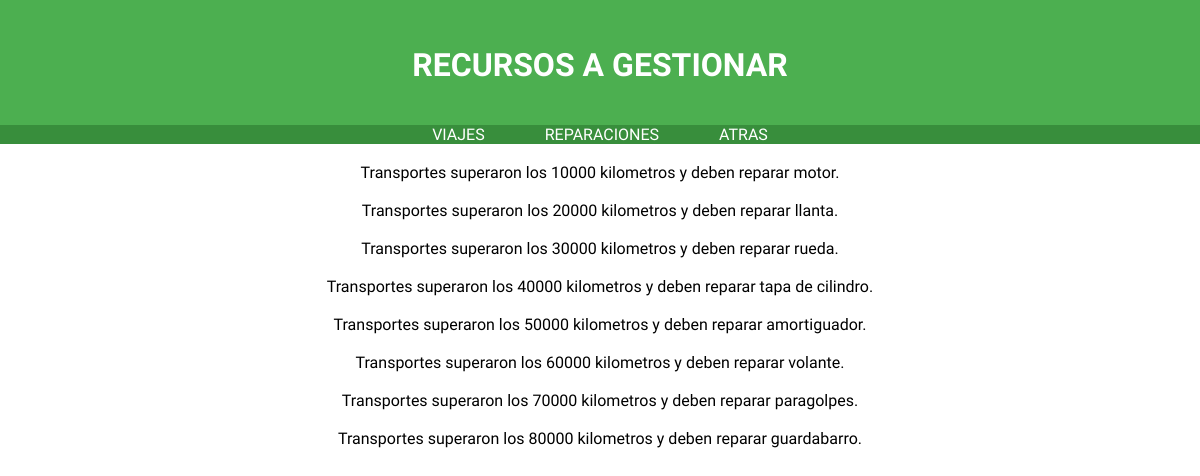
Screenshot of /Web/php/SUPERVISOR/registrar_datos_sup.php with the database file from the repository.
### tables this page shows
create table if not exists alarmas
	(id_alarmas int primary key,
     id_repuesto int,
     constraint id_repuesto_fk foreign key (id_repuesto) references repuesto (id_repuesto)
     ON DELETE CASCADE
	 ON UPDATE CASCADE,    
	 kilometros double
     );

create table if not exists repuesto
	(id_repuesto int primary key,
     descripcion varchar(20),
     costo double
);

### Web/php/rutas.php (called while the page is built, shortened)
<?php
	$supervisor_home = "SUPERVISOR/supervisor_home.php";
		$viajes_datos = "viajes_datos.php";
		$reparacion_datos ="reparacion_datos.php";
?>

### Web/php/SUPERVISOR/registrar_datos_sup.php (the view, shortened to what this page needs)
<html>
	<head>
	<?php include ('../rutas.php'); ?>
	</head>
	<body>
		<div id='divHeader_supervisor'>
			<h1> RECURSOS A GESTIONAR</h1>
		</div>
			<nav id='divNav_supervisor'>
				<ul>
       			    <li> <a href="./<?php echo $viajes_datos ?>">VIAJES</a></li>
            		<li><a href="./<?php echo $reparacion_datos?>">REPARACIONES</a></li>
					<li> <a href="./<?php echo $supervisor_home?>">ATRAS</a></li>
				</ul>
			</nav>
		<div id="divContenedor">
			<?PHP
			$consulta_alarmas = mysql_query ("select R.descripcion des, A.kilometros km, A.id_alarmas id
												from alarmas A inner join
												repuesto R on A.id_repuesto = R.id_repuesto
											  ") or die ("no consulta alarmas");
			if($consulta_alarmas!=NULL){
					if(mysql_num_rows($consulta_alarmas)>0){
							while($row=mysql_fetch_array($consulta_alarmas)){
								echo "<br>";
									echo "Transportes superaron los " .$row['km']. " kilometros y deben reparar " .$row['des']. ".";
									echo "<br>";
							}
					}else{
					}
			}
		?>
		</div>
		</body>
</html>

### Web/Css/login.css (style rules this page uses)
html { margin: 0; padding: 0; }
body { background-color: #FFF; margin: 0; font-family: 'Ubuntu',sans-serif; padding: 0; }
ul { float: left; list-style-type: none; padding: 0; margin: 0; position: relative; left: 50%; }
ul li { float: left; position: relative; right: 50%; }
li a { padding: 30px; }
#divHeader_supervisor { height: 100px; background-color: #4CAF50; text-align: center; padding-top: 25px; color: #FFF; }
#divNav_supervisor { text-align: left; background-color: #388E3C; color: #FFF; margin: 0 auto; overflow: hidden; }
#divContenedor { margin-left: 200px; margin-right: 200px; text-align: center; }
a { color: #FFF; }
a:link { text-decoration: none; }

### rows the page displays
alarmas: kilometros "10000", id_repuesto.descripcion "motor"
alarmas: kilometros "20000", id_repuesto.descripcion "llanta"
alarmas: kilometros "30000", id_repuesto.descripcion "rueda"
alarmas: kilometros "40000", id_repuesto.descripcion "tapa de cilindro"
alarmas: kilometros "50000", id_repuesto.descripcion "amortiguador"
alarmas: kilometros "60000", id_repuesto.descripcion "volante"
alarmas: kilometros "70000", id_repuesto.descripcion "paragolpes"
alarmas: kilometros "80000", id_repuesto.descripcion "guardabarro"
